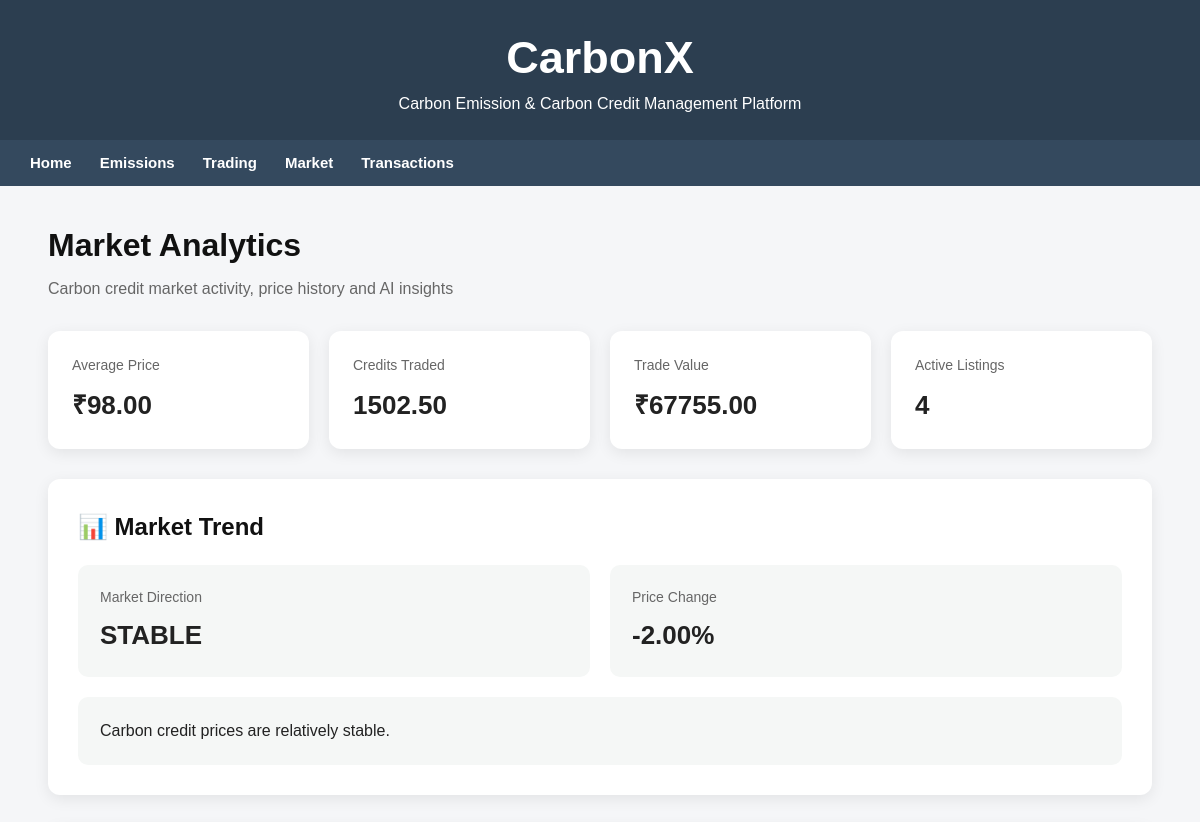
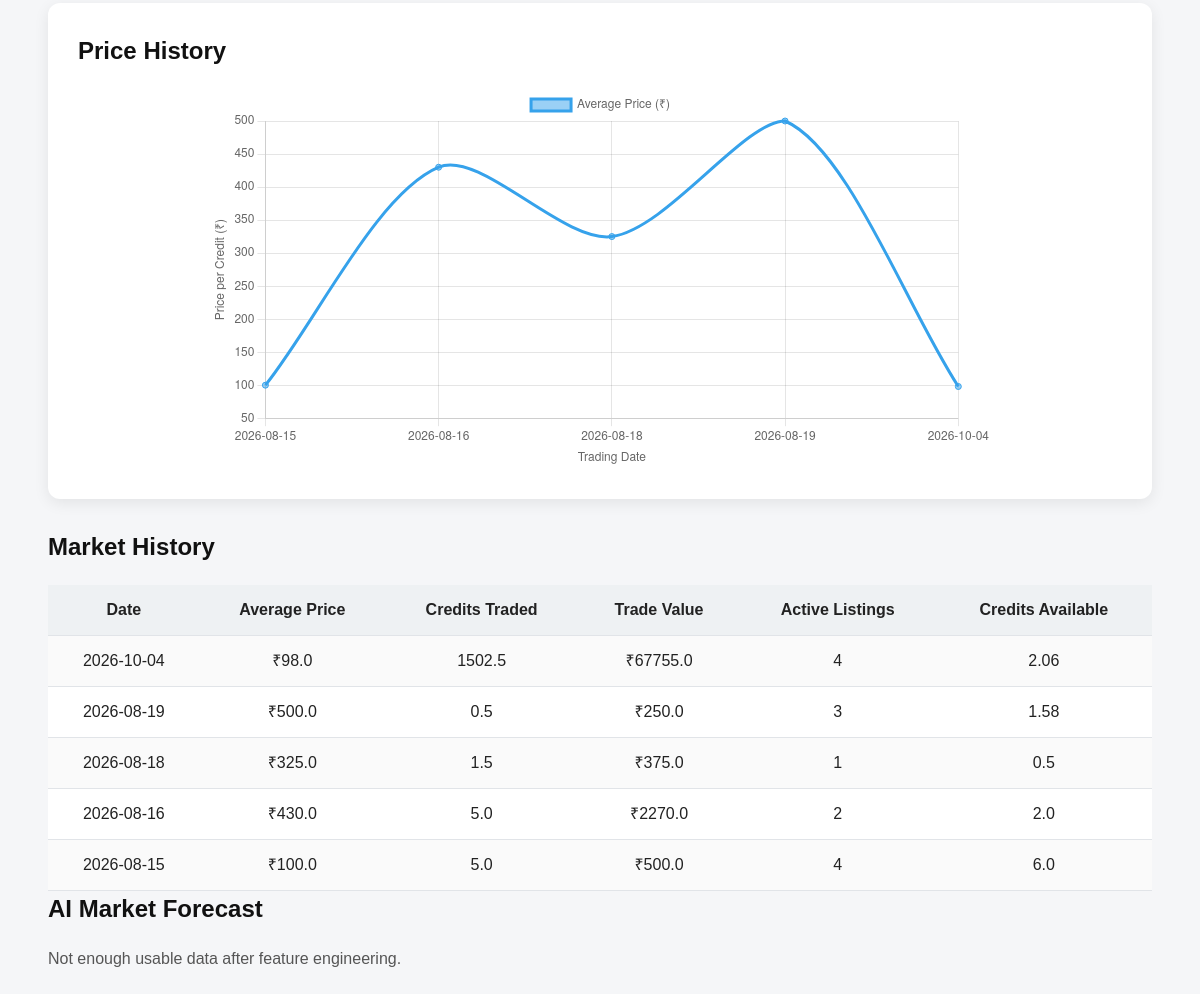
/market, run on the app's committed database (2 pictures, top to bottom).
### tables this page shows
CREATE TABLE Market_History (history_id INTEGER PRIMARY KEY AUTOINCREMENT, trade_date TEXT NOT NULL UNIQUE, avg_price REAL NOT NULL, credits_traded REAL NOT NULL, trade_value REAL NOT NULL, active_listings INTEGER DEFAULT 0, credits_available REAL DEFAULT 0);

### app.py (the view)
@app.route("/market")
def market():
    conn = get_db()
    market_trend = get_market_trend(conn)
    market_data = conn.execute("""
        SELECT *
        FROM Market_History
        ORDER BY trade_date DESC
    """).fetchall()
    conn.close()
    prediction = get_price_prediction()
    return render_template(
        "market.html",
        market_data=market_data,
        prediction=prediction, market_trend=market_trend
    )

### app.py (called while the page is built)
def get_db():
    conn = sqlite3.connect("cc.db")
    conn.row_factory = sqlite3.Row
    return conn

### ml_model.py (called while the page is built, shortened)
def get_price_prediction():
    conn = sqlite3.connect(DB_NAME)
    query = "SELECT trade_date, avg_price, credits_traded, trade_value, active_listings, credits_available FROM Market_History ORDER BY trade_date ASC"
    df = pd.read_sql_query(query, conn)
    conn.close()
    if len(df) < 5:
        return {
            "available": False,
            "message": f"Need more historical data. Currently have {len(df)} trading periods."
        }
    df["previous_price"] = df["avg_price"].shift(1)
    df["moving_average"] = df["avg_price"].rolling(3).mean()
    df["price_change"] = df["avg_price"].pct_change() * 100
    df["target_price"] = df["avg_price"].shift(-1)
    df = df.dropna()
    if len(df) < 5:
        return {
            "available": False,
            "message": "Not enough usable data after feature engineering."
        }

### templates/market.html (shortened to what this page needs)
{% extends "base.html" %}
{% block content %}
<div class="market-container">
    <div class="market-header">
        <h1>Market Analytics</h1>
        <p>Carbon credit market activity, price history and AI insights</p>
    </div>
    {% if market_data %}
<div class="market-stats">
    <div class="market-stat-card">
        <span>Average Price</span>
        <strong>₹{{ "%.2f"|format(market_data[0]["avg_price"]) }}</strong>
    </div>
    <div class="market-stat-card">
        <span>Credits Traded</span>
        <strong>{{ "%.2f"|format(market_data[0]["credits_traded"]) }}</strong>
    </div>
    <div class="market-stat-card">
        <span>Trade Value</span>
        <strong>₹{{ "%.2f"|format(market_data[0]["trade_value"]) }}</strong>
    </div>
    <div class="market-stat-card">
        <span>Active Listings</span>
        <strong>{{ market_data[0]["active_listings"] }}</strong>
    </div>
</div>
<div class="market-trend-card">
    <h2>📊 Market Trend</h2>
    <div class="trend-content">
        <div class="trend-direction">
            <span class="trend-label">Market Direction</span>
            <span class="trend-value">{{ market_trend.direction }}</span>
        </div>
        <div class="trend-change">
            <span class="trend-label">Price Change</span>
            <span class="trend-value">
                {{ "%+.2f"|format(market_trend.price_change) }}%
            </span>
        </div>
        <div class="trend-description">
            {{ market_trend.description }}
        </div>
    </div>
</div>
<div class="market-card">
    <h2>Price History</h2>
    <div class="chart-container">
        <canvas id="priceChart"></canvas>
    </div>
</div>
{% endif %}
    <div class="market-section">
        <h2>Market History</h2>
        {% if market_data %}
        <table>
            <tr>
                <th>Date</th>
                <th>Average Price</th>
                <th>Credits Traded</th>
                <th>Trade Value</th>
                <th>Active Listings</th>
                <th>Credits Available</th>
            </tr>
            {% for row in market_data %}
            <tr>
                <td>{{ row["trade_date"] }}</td>
                <td>₹{{ row["avg_price"] }}</td>
                <td>{{ row["credits_traded"] }}</td>
                <td>₹{{ row["trade_value"] }}</td>
                <td>{{ row["active_listings"] }}</td>
                <td>{{ row["credits_available"] }}</td>
            </tr>
            {% endfor %}
        </table>
        {% else %}
        <p>No market history available yet.</p>
        {% endif %}
    </div>
    <div class="market-section">
        <h2> AI Market Forecast</h2>
        {% if prediction.available %}
            <p>
                <strong>Current Price:</strong>
                ₹{{ prediction.current_price }}
            </p>
            <p>
                <strong>Predicted Next Price:</strong>
                ₹{{ prediction.predicted_price }}
            </p>
            <p>
                <strong>Model MAE:</strong>
                ₹{{ prediction.mae }}
            </p>
        {% else %}
            <p>{{ prediction.message }}</p>
        {% endif %}
    </div>
</div>
<script>
    const marketDates = [
        {% for row in market_data %}
            "{{ row['trade_date'] }}"{% if not loop.last %},{% endif %}
        {% endfor %}
    ];
    const marketPrices = [
        {% for row in market_data %}
            {{ row['avg_price'] }}{% if not loop.last %},{% endif %}
        {% endfor %}
    ];
    const ctx = document.getElementById('priceChart');
    new Chart(ctx, {
        type: 'line',
        data: {
            labels: marketDates.reverse(),
            datasets: [{
                label: 'Average Price (₹)',
                data: marketPrices.reverse(),
                tension: 0.3,
                fill: false
            }]
        },
        options: {
            responsive: true,
            maintainAspectRatio: false,
            plugins: {
                legend: {
                    display: true
                }
            },
            scales: {
                y: {
                    beginAtZero: false,
                    title: {
                        display: true,
                        text: 'Price per Credit (₹)'
                    }
                },
                x: {
                    title: {
                        display: true,
                        text: 'Trading Date'
                    }
                }
            }
        }
    });
</script>
{% endblock %}

### static/style.css (style rules this page uses)
* { box-sizing: border-box; }
body { margin: 0; font-family: Arial, sans-serif; background: #f5f6f8; color: #222; line-height: 1.5; }
h1, h2, h3 { color: #111; }
h1, h2 { margin-top: 0; }
p { color: #555; }
table { width: 100%; border-collapse: collapse; background: #fff; }
table th, table td { border-bottom: 1px solid #e1e4e8; padding: 13px 14px; text-align: center; }
table th { background: #eef1f3; font-weight: 700; }
table tr:nth-child(even) { background: #fafafa; }
.market-container { width: 100%; max-width: 1200px; margin: 0 auto; }
.market-header { margin-bottom: 30px; }
.market-header h1 { margin-bottom: 8px; }
.market-header p { margin: 0; color: #666; }
.market-card, .market-trend-card { background: #fff; padding: 30px; margin-bottom: 30px; border-radius: 12px; box-shadow: 0 4px 15px rgba(0, 0, 0, 0.08); }
.market-stats { display: grid; grid-template-columns: repeat(4, 1fr); gap: 20px; margin-bottom: 30px; }
.market-stat-card { background: #fff; padding: 24px; border-radius: 12px; box-shadow: 0 4px 15px rgba(0, 0, 0, 0.08); }
.market-stat-card span { display: block; font-size: 14px; color: #666; margin-bottom: 10px; }
.market-stat-card strong { font-size: 26px; }
.chart-container { position: relative; width: 75%; max-width: 900px; height: 380px; margin: 0 auto; }
.trend-content { display: grid; grid-template-columns: 1fr 1fr; gap: 20px; }
.trend-direction, .trend-change, .trend-description { padding: 22px; border-radius: 10px; background: #f5f7f6; }
.trend-description { grid-column: 1 / -1; }
.trend-label { display: block; font-size: 14px; color: #666; margin-bottom: 8px; }
.trend-value { display: block; font-size: 26px; font-weight: 600; }

### data on the page
Market_History: avg_price "98.00", credits_traded "1502.50", trade_value "67755.00", active_listings "4", trade_date "2026-10-04", avg_price "98.0", credits_traded "1502.5", trade_value "67755.0", credits_available "2.06"
Market_History: trade_date "2026-08-19", avg_price "500.0", credits_traded "0.5", trade_value "250.0", active_listings "3", credits_available "1.58"
Market_History: trade_date "2026-08-18", avg_price "325.0", credits_traded "1.5", trade_value "375.0", active_listings "1", credits_available "0.5"
Market_History: trade_date "2026-08-16", avg_price "430.0", credits_traded "5.0", trade_value "2270.0", active_listings "2", credits_available "2.0"
Market_History: trade_date "2026-08-15", avg_price "100.0", credits_traded "5.0", trade_value "500.0", active_listings "4", credits_available "6.0"

### other printed values
{{ market_trend.direction }} "STABLE"
{{ "%+.2f"|format(market_trend.price_change) }} "-2.00"
{{ market_trend.description }} "Carbon credit prices are relatively stable."
{{ prediction.message }} "Not enough usable data after feature engineering."
chart data {{ row['trade_date'] }} 2026-10-04, 2026-08-19, 2026-08-18, 2026-08-16, 2026-08-15
chart data {{ row['avg_price'] }} 98.0, 500.0, 325.0, 430.0, 100.0
